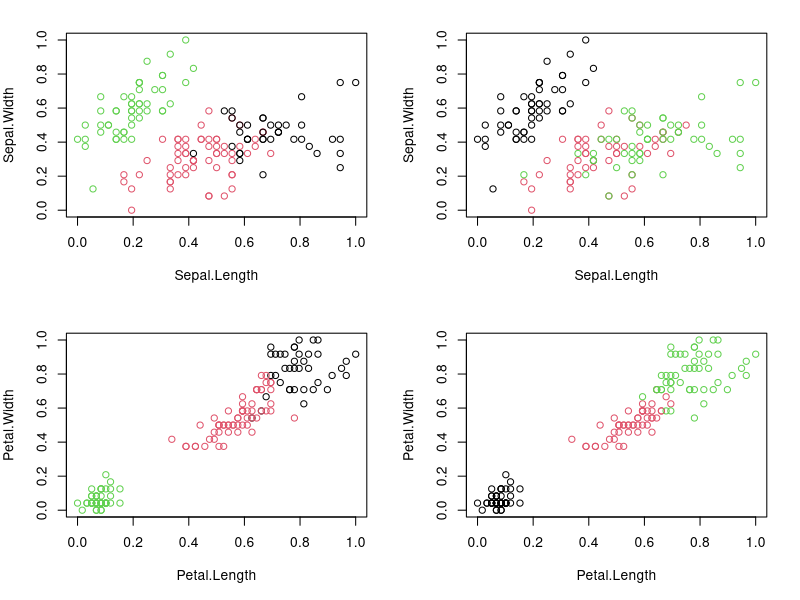

The R source for this figure:
#K-Means Clustering

require("datasets")
data("iris") # load Iris Dataset
str(iris) #view structure of dataset

summary(iris) #view statistical summary of dataset

head(iris, 3) #view top  rows of dataset

#Preprocess the dataset
#Since clustering is a type of Unsupervised Learning, 
#we would not require Class Label(output) during execution of our algorithm. 
#We will, therefore, remove Class Attribute “Species” and store it in another variable. 
#We would then normalize the attributes between 0 and 1 using our own function.

iris.new<- iris[,c(1,2,3,4)]
iris.class<- iris[,"Species"]
head(iris.new, 3)

head(iris.class, 3)

normalize <- function(x){
  return ((x-min(x))/(max(x)-min(x)))
}

iris.new$Sepal.Length<- normalize(iris.new$Sepal.Length)
iris.new$Sepal.Width<- normalize(iris.new$Sepal.Width)
iris.new$Petal.Length<- normalize(iris.new$Petal.Length)
iris.new$Petal.Width<- normalize(iris.new$Petal.Width)
head(iris.new)

#Apply the K-means clustering algorithm
result<- kmeans(iris.new,3) #aplly k-means algorithm with no. of centroids(k)=3
result$size # gives no. of records in each cluster

result$centers # gives value of cluster center datapoint value(3 centers for k=3)

result$cluster #gives cluster vector showing the custer where each record falls

#Verify results of clustering
par(mfrow=c(2,2), mar=c(5,4,2,2))
plot(iris.new[c(1,2)], col=result$cluster)# Plot to see how Sepal.Length and Sepal.Width data points have been distributed in clusters
plot(iris.new[c(1,2)], col=iris.class)# Plot to see how Sepal.Length and Sepal.Width data points have been distributed originally as per "class" attribute in dataset
plot(iris.new[c(3,4)], col=result$cluster)# Plot to see how Petal.Length and Petal.Width data points have been distributed in clusters
plot(iris.new[c(3,4)], col=iris.class)

table(result$cluster,iris.class)

#Results of the table show that Cluster 1 corresponds to Virginica, 
#Cluster 2 corresponds to Versicolor 
#and Cluster 3 to Setosa.

#Total number of correctly classified instances are: 36 + 47 + 50= 133
#Total number of incorrectly classified instances are: 3 + 14= 17

#How did the model do?
#TASK: Accuracy = number of correctly classified/(total classified) = ?
#i.e our model has achieved ?% accuracy!
# there are 133 correctly classified , and total count is 140
# 95% accuracy
100*(133/140)



